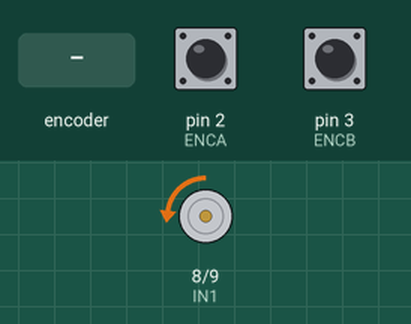
Bench run of a sketch on a simulated Arduino Uno, built with avr-gcc and run on an emulated ATmega328P. On the bench: motor-driver pin pairs drawn as motors (green arrow = first pin HIGH = forward, orange = second pin HIGH = backward, longer = more drive). Inputs (shaded band) come from the test bench; at power-on: pin 2 (ENCA) HIGH, pin 3 (ENCB) HIGH. What the sketch prints to the serial monitor is not drawn.

Above: at 1.2 s.
1.3 s: rotary encoder on pin 2 (ENCA) / pin 3 (ENCB) turned 3 steps (first pin leading)
Timing chart, 0 to 4.3 s (numbered marks = the images above; inputs shaded):
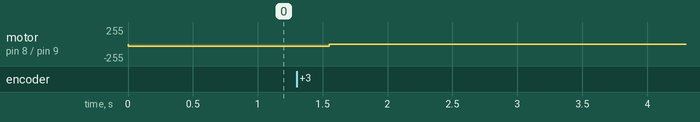

The sketch:

1-0-1_snap.ino
```cpp
#include <util/atomic.h> // For the ATOMIC_BLOCK macro
#define ENCA 2 //
#define ENCB 3 //
#define PWM 7

const int IN1 = 8;
const int IN2 = 9;
volatile int posi = 0;
long pwr;
long pwr2;
long pwr3;
long pwr4;


void setup() {

  Serial.begin(9600);
  pinMode (IN1, OUTPUT);
  pinMode (IN2, OUTPUT);
  pinMode(ENCA,INPUT);
  pinMode(ENCB,INPUT);
  attachInterrupt(digitalPinToInterrupt(ENCA), readEncoder, RISING);
}


void loop() {
  int pos = 0;
  ATOMIC_BLOCK(ATOMIC_RESTORESTATE) {
    pos = posi;
  }

  pwr3 = map(pos, -60, 0, 185, 55); //sorgt dafür das der Joystick nicht über 0 hinaus fährt
  pwr4 = map(pos, 160, 100, 185, 55); //sorgt dafür das der Joystick nicht über 100 hinausföhrt
  pwr2 = map(abs(pos), 50, 100, 180, 15);
  pwr = map(abs(pos), 0, 50, 35, 180);

  if (posi < -1) {                     //wenn Position kleiner als -1 fährt der Motor richtung 0
    digitalWrite(IN2, LOW);
    analogWrite(IN1, pwr3);
  }
  else if (posi <= 50) {               //wenn Position kleiner gleich 50 drückt der Motor richtung 0
    digitalWrite(IN1, LOW);
    analogWrite(IN2, pwr);
  }
  else if(posi > 50) {
    digitalWrite(IN2, LOW);            //wenn Position größer 50 ist drückt der MOtor richtung 100
    digitalWrite(IN1, pwr2);
  }
  if (posi > 100) {
    analogWrite(IN2, pwr4);            //wenn Position größer als 100 fährt der Motor richtung 100
    digitalWrite(IN1, LOW);
  }

  Serial.println(pos);
}


void readEncoder(){
  int b = digitalRead(ENCB);
  if(b > 0){
    posi++;
  }
  else{
    posi--;
  }
}
```

Measured:
- after the input at 1.3 s, motor on pin 8 (IN1) / pin 9 (IN2): backward 35/255 → backward 37/255 after 0.05 s, → stopped 0.20 s later
